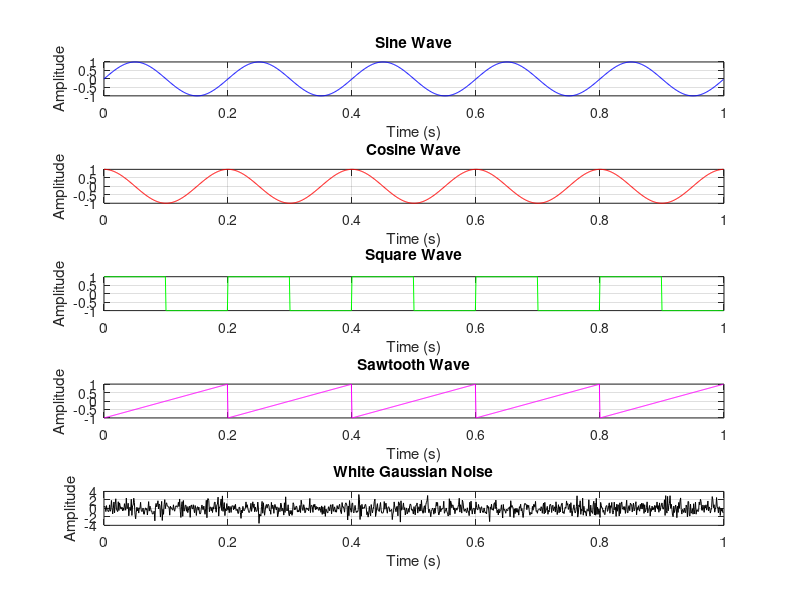

This figure's MATLAB source: (Note: this script raises an error after producing the figure.)
% =========================================================
% 01_signal_generation.m
% Basic Signal Generation in MATLAB
% Topics: Sine, Cosine, Square, Sawtooth, Noise
% =========================================================

clear; clc; close all;

%% Parameters
fs = 1000;          % Sampling frequency (Hz)
T  = 1;             % Duration (seconds)
t  = 0:1/fs:T-1/fs; % Time vector
f  = 5;             % Signal frequency (Hz)

%% 1. Sine Wave
sine_wave = sin(2 * pi * f * t);

%% 2. Cosine Wave
cosine_wave = cos(2 * pi * f * t);

%% 3. Square Wave
square_wave = square(2 * pi * f * t);

%% 4. Sawtooth Wave
sawtooth_wave = sawtooth(2 * pi * f * t);

%% 5. White Gaussian Noise
noise = randn(size(t));

%% Plotting
figure('Name', 'Signal Generation', 'NumberTitle', 'off');

subplot(5,1,1);
plot(t, sine_wave, 'b');
title('Sine Wave'); xlabel('Time (s)'); ylabel('Amplitude'); grid on;

subplot(5,1,2);
plot(t, cosine_wave, 'r');
title('Cosine Wave'); xlabel('Time (s)'); ylabel('Amplitude'); grid on;

subplot(5,1,3);
plot(t, square_wave, 'g');
title('Square Wave'); xlabel('Time (s)'); ylabel('Amplitude'); grid on;

subplot(5,1,4);
plot(t, sawtooth_wave, 'm');
title('Sawtooth Wave'); xlabel('Time (s)'); ylabel('Amplitude'); grid on;

subplot(5,1,5);
plot(t, noise, 'k');
title('White Gaussian Noise'); xlabel('Time (s)'); ylabel('Amplitude'); grid on;

sgtitle('Basic Signal Types');
